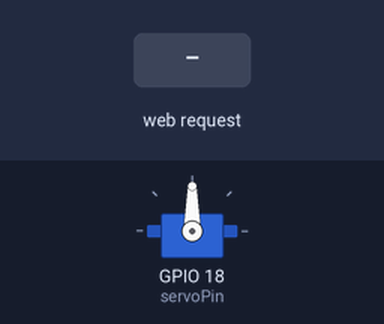
Simulated run of this sketch. Board: ESP32. Parts: servo. The inputs (shaded band) are chosen by the test bench. WiFi joins after 1.5 s; servers stay silent unless stated; storage starts empty; what the sketch prints to the serial monitor is not drawn.

Above: at 2.7 s.
2.8 s: HTTP request GET /api/set-angle?angle=1 received
At 4.0 s:
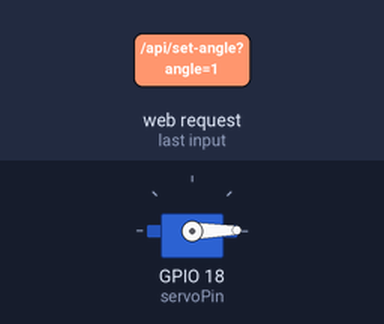
4.3 s: HTTP request GET /api/set-angle?angle=120 received
At 5.3 s:
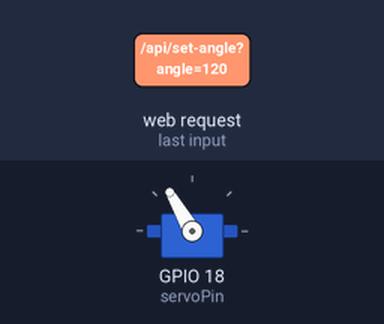
Timing chart, 0 to 7.3 s (numbered marks = the images above; inputs shaded):
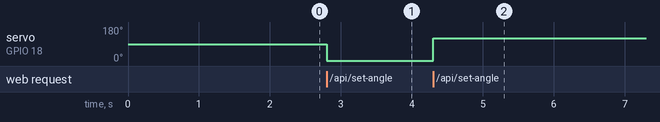

Measured:
- after the input at 2.8 s, servo on GPIO 18 (servoPin): 90° → 1° at once
- after the input at 4.3 s, servo on GPIO 18 (servoPin): 1° → 120° at once

The sketch:

smartServo_enhanced.ino
```cpp
#include <WiFi.h>
#include <WebServer.h>
#include <SPIFFS.h>
#include <ESP32Servo.h>

const char* ssid = "YOUR_WIFI";
const char* password = "YOUR_PASSWORD";

WebServer server(80);
Servo servoMotor;

const int servoPin = 18;
int currentAngle = 90;

void serveFile(const char* path, const char* contentType) {
  File file = SPIFFS.open(path, "r");
  if (!file) {
    server.send(404, "text/plain", "File not found");
    return;
  }
  server.streamFile(file, contentType);
  file.close();
}

void handleSetAngle() {
  if (!server.hasArg("angle")) {
    server.send(400, "application/json", "{\"error\":\"Missing angle parameter\"}");
    return;
  }
  int angle = server.arg("angle").toInt();
  if (angle < 0 || angle > 180) {
    server.send(400, "application/json", "{\"error\":\"Angle must be between 0 and 180\"}");
    return;
  }
  currentAngle = angle;
  servoMotor.write(currentAngle);
  String response = "{";
  response += "\"angle\":" + String(currentAngle) + ",";
  response += "\"status\":\"updated\"";
  response += "}";
  server.send(200, "application/json", response);
}

void handleStatus() {
  String response = "{";
  response += "\"device\":\"Smart Servo IoT Controller\",";
  response += "\"status\":\"online\",";
  response += "\"angle\":" + String(currentAngle) + ",";
  response += "\"ip\":\"" + WiFi.localIP().toString() + "\"";
  response += "}";
  server.send(200, "application/json", response);
}

void setup() {
  Serial.begin(115200);
  servoMotor.attach(servoPin);
  servoMotor.write(currentAngle);

  if (!SPIFFS.begin(true)) {
    Serial.println("SPIFFS mount failed");
    return;
  }

  WiFi.begin(ssid, password);
  Serial.print("Connecting to WiFi");
  while (WiFi.status() != WL_CONNECTED) {
    delay(500);
    Serial.print(".");
  }

  Serial.println();
  Serial.println("Connected to WiFi");
  Serial.print("ESP32 IP Address: ");
  Serial.println(WiFi.localIP());

  server.on("/", []() { serveFile("/index.html", "text/html"); });
  server.on("/style.css", []() { serveFile("/style.css", "text/css"); });
  server.on("/script.js", []() { serveFile("/script.js", "application/javascript"); });
  server.on("/api/set-angle", handleSetAngle);
  server.on("/api/status", handleStatus);
  server.begin();
}

void loop() {
  server.handleClient();
}
```
